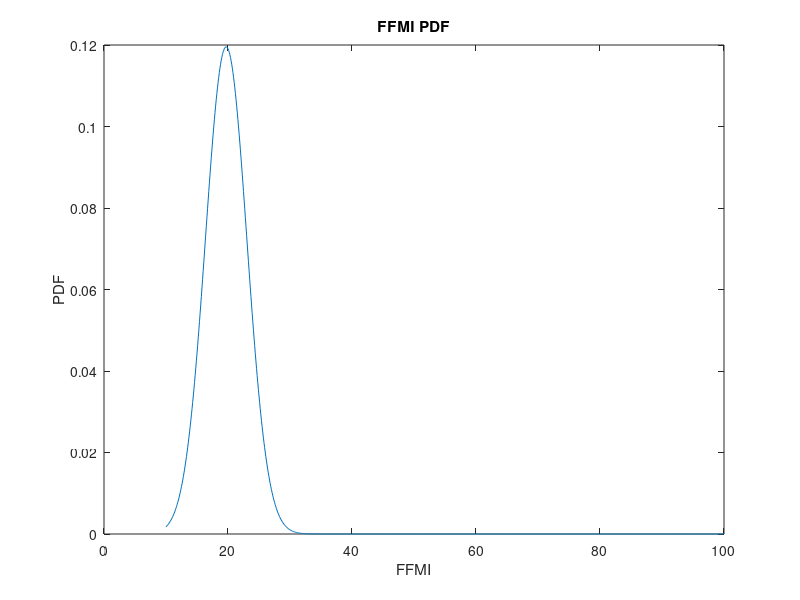
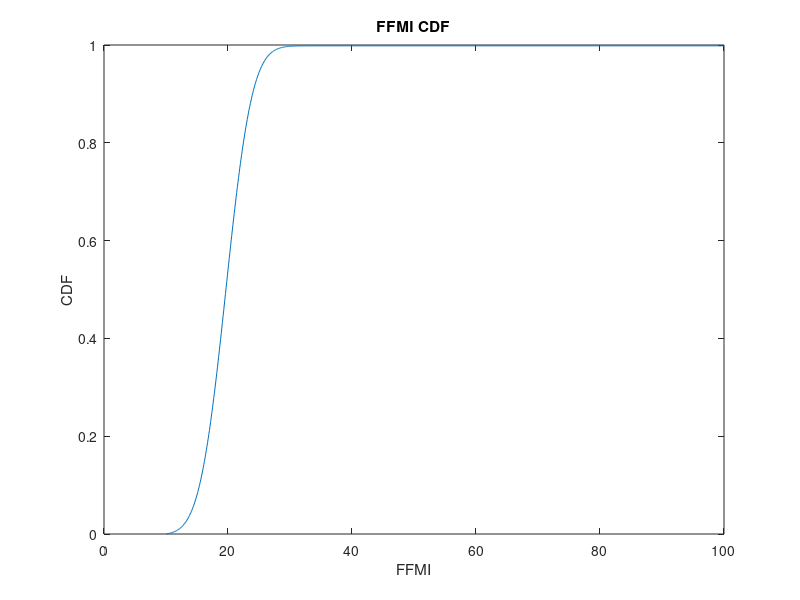
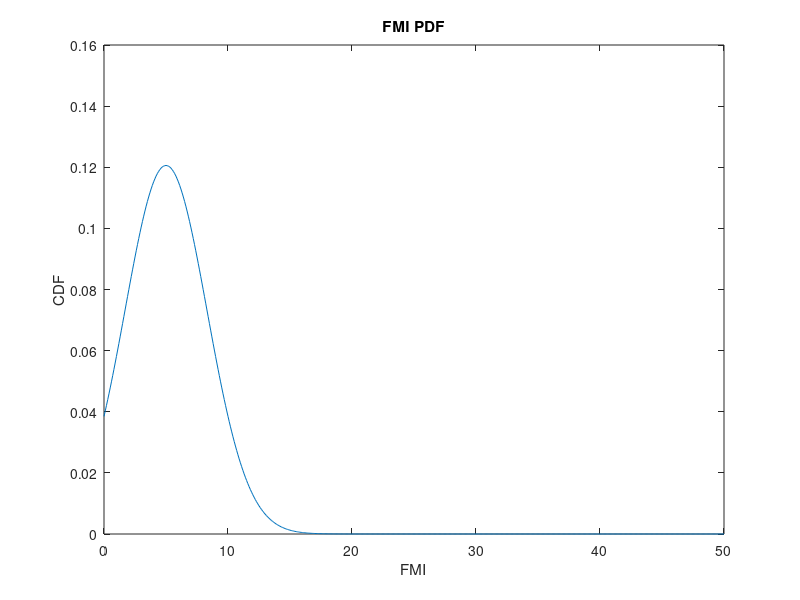
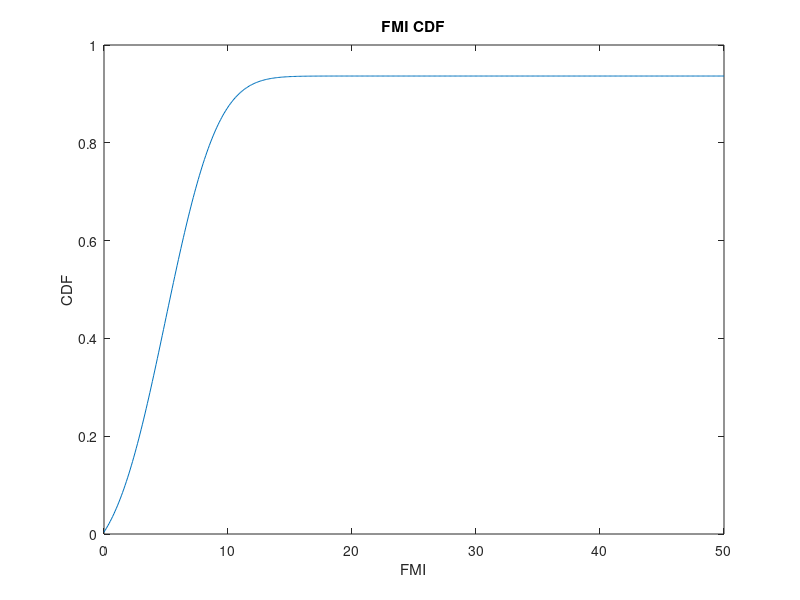

These figures' MATLAB source, in order: (Note: this script raises an error after producing the figures.)
%% Distribution function tool
%disttool
close all;
%% FFMI
% PDF
x = 10:.1:100;
y = normpdf(x,19.7, 3.3370);
figure
plot(x, y);
xlabel('FFMI');
ylabel('PDF');
title('FFMI PDF');
% CDF
cd = cumsum(y) ./10;
figure
plot(x,cd)
xlabel('FFMI');
ylabel('CDF');
title('FFMI CDF');
%% FMI
% PDF
x = 0:.1:50;
y = normpdf(x,5, 3.3085);
figure
plot(x, y);
xlabel('FMI');
ylabel('CDF');
title('FMI PDF');
% CDF
cd = cumsum(y)./10;
figure
plot(x,cd)
xlabel('FMI');
ylabel('CDF');
title('FMI CDF');
%% Bivariate Normal Distribution PDF/CDF
% https://nl.mathworks.com/help/stats/multivariate-normal-distribution.html
mu = [19.7 5];
covariance_FFMI_FMI = 3.3;
variance_FFMI = 3.3370; % 2.5
variance_FMI = 3.3; % 1.4
sigma = [variance_FFMI covariance_FFMI_FMI; covariance_FFMI_FMI variance_FMI];
% Create a grid of evenly spaced points in two-dimensional space.
x1 = 10:0.2:100;
x2 = 0:0.2:50;
[X1,X2] = meshgrid(x1,x2);
X = [X1(:) X2(:)];
% Evaluate the pdf of the normal distribution at the grid points.
y = mvnpdf(X,mu,sigma);
y = reshape(y,length(x2),length(x1));

% Plot the pdf values.
figure
surf(x1,x2,y)
caxis([min(y(:))-0.5*range(y(:)),max(y(:))])
z_max = max(max(y)) * 1.01;

axis_x_min = 10;
axis_x_max = 30;
axis_y_min = 1;
axis_y_max = 10;
axis([axis_x_min axis_x_max axis_y_min axis_y_max 0 z_max]);
xlabel('FFMI')
ylabel('FMI')
zlabel('Probability Density')
colorbar;
%% CDF
grid_point_side_count = 75;
[X1,X2] = meshgrid(linspace(axis_x_min, axis_x_max, grid_point_side_count)',linspace(axis_y_min, axis_y_max, grid_point_side_count)');
X = [X1(:) X2(:)];
% Evaluate the cdf of the normal distribution at the grid points.
p = mvncdf(X,mu,sigma);
% Plot the cdf values.
Z = reshape(p,grid_point_side_count, grid_point_side_count);
figure
surf(X1,X2,Z)
xlabel('FFMI')
ylabel('FMI')
zlabel('Cumulative Density')
colorbar;

%%
% Probability over Rectangular Region
current_FFMI = 23.55706122;
current_FMI = 9.389877551;
error = 0.005;

current_FFMI_min = current_FFMI * (1 - error);
current_FMI_min = current_FMI * (1 - error);
current_FFMI_max = current_FFMI * (1 + error);
current_FMI_max = current_FMI * (1 + error);

[p,err] = mvncdf([current_FFMI_min current_FMI_min],...
    [current_FFMI_max current_FMI_max], mu, sigma);

disp("Percentile (FFMI " + round(current_FFMI_min, 2) + "-" + ...
    round(current_FFMI_max, 2) + ", FMI " + round(current_FMI_min, 2)...
    + "-" + round(current_FMI_max, 2) +", varying: +/- " + round(error * 100, 2)+ "%): " + round((1-p) * 100, 4) + " (CDF error: " + err + ")");
%% Contour PDF
figure
contourf(x1,x2,y,[0.0001 0.001 0.01 0.05 0.15 0.25 0.35]);
axis([axis_x_min axis_x_max axis_y_min axis_y_max 0 z_max]);
line([current_FFMI_min current_FFMI_max current_FFMI_max current_FFMI_min current_FFMI_min],[current_FMI_min current_FMI_min current_FMI_max current_FMI_max current_FMI_min],'Linestyle','--','Color','k')
xlabel('FFMI')
ylabel('FMI')
title('Contour PDF')
colorbar;

%% TODO: LS fit mu, covariances, std

X_expected = [16.2 2.4; 16.4 2.5; 18.7 3.8; 19.7 5; 20.6 6; 24.1 7.9; 24.3 8.7];
y_expected = [0.05; 0.1; 0.25; 0.5; 0.75; 0.9; 0.95];

mu = [19.7 5];
covariance_FFMI_FMI = 1.0;
variance_FFMI = 2.5; % 2.5
variance_FMI = 1.4; % 1.4
sigma = [variance_FFMI covariance_FFMI_FMI; covariance_FFMI_FMI variance_FMI];

expected_ps = zeros(1, length(y_expected));
ps = zeros(1, length(y_expected));

for i = 1:length(y_expected)
    current_FFMI = X_expected(i, 1);
    current_FMI = X_expected(i, 2)
    expected_p = y_expected(i);
    [p,err] = mvncdf([current_FFMI current_FMI], mu, sigma);        
    expected_ps(i) = expected_p;
    ps(i) = p;
end

%%
% x0 = [-.5; 0];
% options = optimoptions('fminunc','Algorithm','quasi-newton');
% [x, fval] = fminunc(f,x0,options)
clc;

fun1([ 3.3370    3.3085    3.3])

% lb = [1.0, 1.1, 0.01];
% ub = [3.5, 2.9, 1];

lb = [3.3370, 3.3085, 0.01];
ub = [3.3370, 3.3085, 3.3];

nvars = length(lb);
options = optimoptions('particleswarm','SwarmSize',100,'FunctionTolerance',10e-9, 'MaxStallIterations', 20);

[x,fval,exitflag] = particleswarm(@fun1,nvars,lb,ub, options)
%%
fun1([    1.1000    1.1000    1.0000])
 
 %% FFMI
% PDF
x = 10:.1:100;
y = normpdf(x,19.7,2.5);
figure
plot(x, y);
xlabel('FFMI');
ylabel('PDF');
title('FFMI PDF');
% CDF
cd = cumsum(y) ./10;
figure
plot(x,cd)
xlabel('FFMI');
ylabel('CDF');
title('FFMI CDF');
%% 1D FFMI
clc;

fun_FFMI([3.3370    0         0])

lb = [1.0, 0.0, 0.0];
ub = [5.5, 0.0, 0.0];
nvars = length(lb);
options = optimoptions('particleswarm','SwarmSize',100,'FunctionTolerance',10e-6, 'MaxStallIterations', 20);

[x,fval,exitflag] = particleswarm(@fun_FFMI,nvars,lb,ub, options)%%
%% 1D FMI
clc;

fun_FMI([0.0   3.3085     0])

lb = [0.0, 1.1, 0.0];
ub = [0.0, 5, 0.0];
nvars = length(lb);
options = optimoptions('particleswarm','SwarmSize',100,'FunctionTolerance',10e-6, 'MaxStallIterations', 20);

[x,fval,exitflag] = particleswarm(@fun_FMI,nvars,lb,ub, options)
 %%
 function out1 = fun_FMI(x_1)        
    mu = [19.7 5];    
    X_expected = [16.2 2.4; 16.4 2.5; 18.7 3.8; 19.7 5; 20.6 6; 24.1 7.9; 24.3 8.7];
    y_expected = [0.05; 0.1; 0.25; 0.5; 0.75; 0.9; 0.95];
    
    variance_FFMI = x_1(1);
    variance_FMI = x_1(2);
    covariance_FFMI_FMI = x_1(3);
    sigma = [variance_FFMI covariance_FFMI_FMI; covariance_FFMI_FMI variance_FMI];    
    
    expected_ps = zeros(1, length(y_expected));
    ps = zeros(1, length(y_expected));
    for i = 1:length(y_expected)
        current_FFMI = X_expected(i, 1);
        current_FMI = X_expected(i, 2);
        expected_p = y_expected(i);
        %[p, err] = mvncdf([current_FFMI current_FMI], mu, sigma);     
        [p, err] = mvncdf(current_FMI, mu(2), variance_FMI);
        expected_ps(i) = expected_p;
        ps(i) = p;
    end        
    out1 = mse(ps, expected_ps);    
end
 
 function out1 = fun_FFMI(x_1)        
    mu = [19.7 5];    
    X_expected = [16.2 2.4; 16.4 2.5; 18.7 3.8; 19.7 5; 20.6 6; 24.1 7.9; 24.3 8.7];
    y_expected = [0.05; 0.1; 0.25; 0.5; 0.75; 0.9; 0.95];
    
    variance_FFMI = x_1(1);
    variance_FMI = x_1(2);
    covariance_FFMI_FMI = x_1(3);
    sigma = [variance_FFMI covariance_FFMI_FMI; covariance_FFMI_FMI variance_FMI];    
    
    expected_ps = zeros(1, length(y_expected));
    ps = zeros(1, length(y_expected));
    for i = 1:length(y_expected)
        current_FFMI = X_expected(i, 1);
        current_FMI = X_expected(i, 2);
        expected_p = y_expected(i);
        %[p, err] = mvncdf([current_FFMI current_FMI], mu, sigma);     
        [p, err] = mvncdf(current_FFMI, mu(1), variance_FFMI);
        expected_ps(i) = expected_p;
        ps(i) = p;
    end        
    out1 = mse(ps, expected_ps);    
end
 
function out1 = fun1(x_1)        
    mu = [19.7 5];    
    X_expected = [16.2 2.4; 16.4 2.5; 18.7 3.8; 19.7 5; 20.6 6; 24.1 7.9; 24.3 8.7];
    y_expected = [0.05; 0.1; 0.25; 0.5; 0.75; 0.9; 0.95];
    
    variance_FFMI = x_1(1);
    variance_FMI = x_1(2);
    covariance_FFMI_FMI = x_1(3);
    sigma = [variance_FFMI covariance_FFMI_FMI; covariance_FFMI_FMI variance_FMI];    
    
    expected_ps = zeros(1, length(y_expected));
    ps = zeros(1, length(y_expected));
    for i = 1:length(y_expected)
        current_FFMI = X_expected(i, 1);
        current_FMI = X_expected(i, 2);
        expected_p = y_expected(i);
        [p, err] = mvncdf([current_FFMI current_FMI], mu, sigma);        
        expected_ps(i) = expected_p;
        ps(i) = p;
    end
        
    out1 = mse(ps, expected_ps);    
end